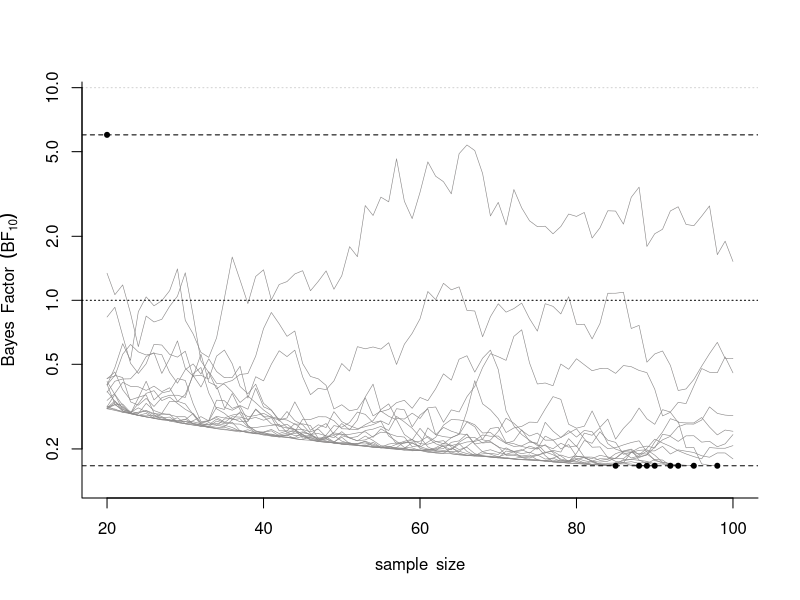

R code for this plot:
if(!require(BayesFactor)){install.packages("BayesFactor")}
if(!require(tidyverse)){install.packages("tidyverse")}
library(BayesFactor)
library(tidyverse)

rm(list = ls() ) # cleaning working environment

seqBF <- function(cohensd = 0.5, prior = 0.5, nSims = 100, boundary = Inf, nmin = 10, nmax = 100){
    
    options(scipen = 999) # disable scientific notation for numbers
    
    if (nmin < 10) nmin <- 10 # force nmin to be at leat equal to 10
    
    ns <- seq(nmin, nmax, by = 1)
    
    res <- matrix(NA, nrow = length(ns) * nSims, ncol = 6,
        dimnames = list(NULL, c("id", "cohensd", "boundary", "n", "logBF", "prior") ) )
    
    res.counter <- 1
    
    for (i in 1:nSims) {
        
        x <- rnorm(n = nmax, mean = 0, sd = 1)
        y <- rnorm(n = nmax, mean = 0 + cohensd, sd = 1)
        
        maxsamp <- cbind(x, y)
        
        # res0 keeps the accumulating sample variables from this specific run
        res0 <- matrix(NA, nrow = length(ns), ncol = ncol(res), dimnames = dimnames(res) )
        
        for (n in ns){
            
            # subestting data
            samp <- maxsamp[1:n,]

            # computing the BF
            logBF <- BayesFactor::ttestBF(samp[,1], samp[,2]) %>% as.vector %>% as.numeric
            
            # including a penalisation to illustrates the expected consequences of the SEAB
            # NB: this simple penalisation does not aim to be realistic,
            # it is for illustrative purposes only...
            
            if ( n > nmin && !is.na(prior ) ) { # starting from nmin
                
                # extracting previous BF
                logBF_0 <- res0[n-nmin, 5]
                
                # simply computing the mean of the last and current BFs
                # and "strengthening" it by the "prior" expectancies of the experimenter
                logBF = mean(logBF, logBF_0) * (2 * prior)

            }
            
            res0[which(ns == n), ] <- c(
                id		= i,
                true.ES	= cohensd,
                boundary = boundary,
                n		= n,
                logBF	= logBF,
                prior = prior)
            
            if (abs(logBF) >= boundary | abs(logBF) <= 1 / boundary) {break;}
            
        }
        
        res[res.counter:(res.counter + nrow(res0) - 1), ] <- res0
        res.counter <- res.counter + nrow(res0)
        
    }
    
    class(res) <- c("resBF", "matrix")
    
    # removing rows with only NAs
    res <- res[!!rowSums(!is.na(res) ), ]
    
    return(res)
    
}

#############################################################################
# plot method
########################################################

plot.resBF <- function(x, ...) {
    
    xlim = c(min(x$n), max(x$n) )
    ylim <- c(min(x$logBF) / 1.2, max(x$logBF) * 1.5 )
    
    plot(NA, xlab = expression(sample~ ~size), ylab = expression(Bayes~ ~Factor~ ~(BF[10]) ),
        bty = "l", log = "y", 
        xlim = xlim, ylim = ylim, panel.first = grid(0, NULL, lty = 3) )
    
    for (i in 1:length(unique(x$id) ) ) {
        
        lines(x$logBF[x$id==i] ~ x$n[x$id==i], lwd = 0.6, col = "snow4" )
        
    }
    
    abline(h = 1, lty = 3)

}

#################################################################################
# analysing the results
######################################################

# nSims is the number of simulated experiments
# prior represents the prior beliefs of the experimenter (between 0 (for H0) and 1 (for H1) )
# a prior of 0.5 represents neutral a priori expectancies while this penalisation can be removed
# by specifying prior = NA
# you can modify how the BF is affected by prior expectancies in the "if loop" lines 45-54

analyse <- function(cohensd = 0.5, prior = 0.5, nSims = 100, boundary = Inf, nmin = 10, nmax = 200, plot = TRUE){
    
    results <- seqBF(cohensd = cohensd, prior = prior, nSims = nSims, 
        boundary = boundary, nmin = nmin, nmax = nmax) %>% data.frame
    
    class(results) <-  c("resBF", "data.frame")
    
    # ceiling the BFs over the boundary (for aesthetics purposes)
    results$logBF[results$logBF >= boundary] <- boundary
    results$logBF[results$logBF <= 1 / boundary] <- 1 / boundary
    
    # number of boundary hits
    boundary_hit <-
        results$id[results$logBF>=unique(results$boundary)|
                results$logBF<=1/unique(results$boundary) ] %>%
        unique %>% length
    
    # number of simulations
    all_traj <- length(unique(results$id) )
    # percentage of simulations hitting the boundary
    percent <- (boundary_hit / all_traj) * 100
    # average sample number (asn)
    asn <- mean(results$n[results$logBF >= boundary|
            results$logBF <= 1 / boundary])
    # upper boundary
    hit1 <- unique(results$n[results$logBF >= unique(results$boundary)])
    # lower boundary
    hit2 <- unique(results$n[results$logBF <= 1 / unique(results$boundary)])
    
    if(plot==TRUE){
        
        plot(results)
        abline(h = unique(results$boundary), lty = 2)
        abline(h = 1 / unique(results$boundary), lty = 2)
        #text(max(results$n)/2, max(results$logBF)*1.5,
        #paste0("boundary hit: ",percent, "%,", " asn: ", round(asn, 0)  ) )
        points(hit1, rep(unique(results$boundary), length(hit1) ), pch = 20, cex = 1)
        points(hit2, rep(1 / unique(results$boundary), length(hit2) ), pch = 20, cex = 1)
        
    }
    
    ana <- data.frame(cbind(
        unique(results$cohensd), unique(results$boundary),
        unique(results$prior), percent, asn) )
    
    colnames(ana) <- c("cohensd", "boundary", "prior", "percentage", "asn")
    
    return(ana)
    
}

analyse(cohensd = 0, prior = 0.5, nSims = 20, boundary = 6, nmin = 20, nmax = 100, plot = TRUE)
